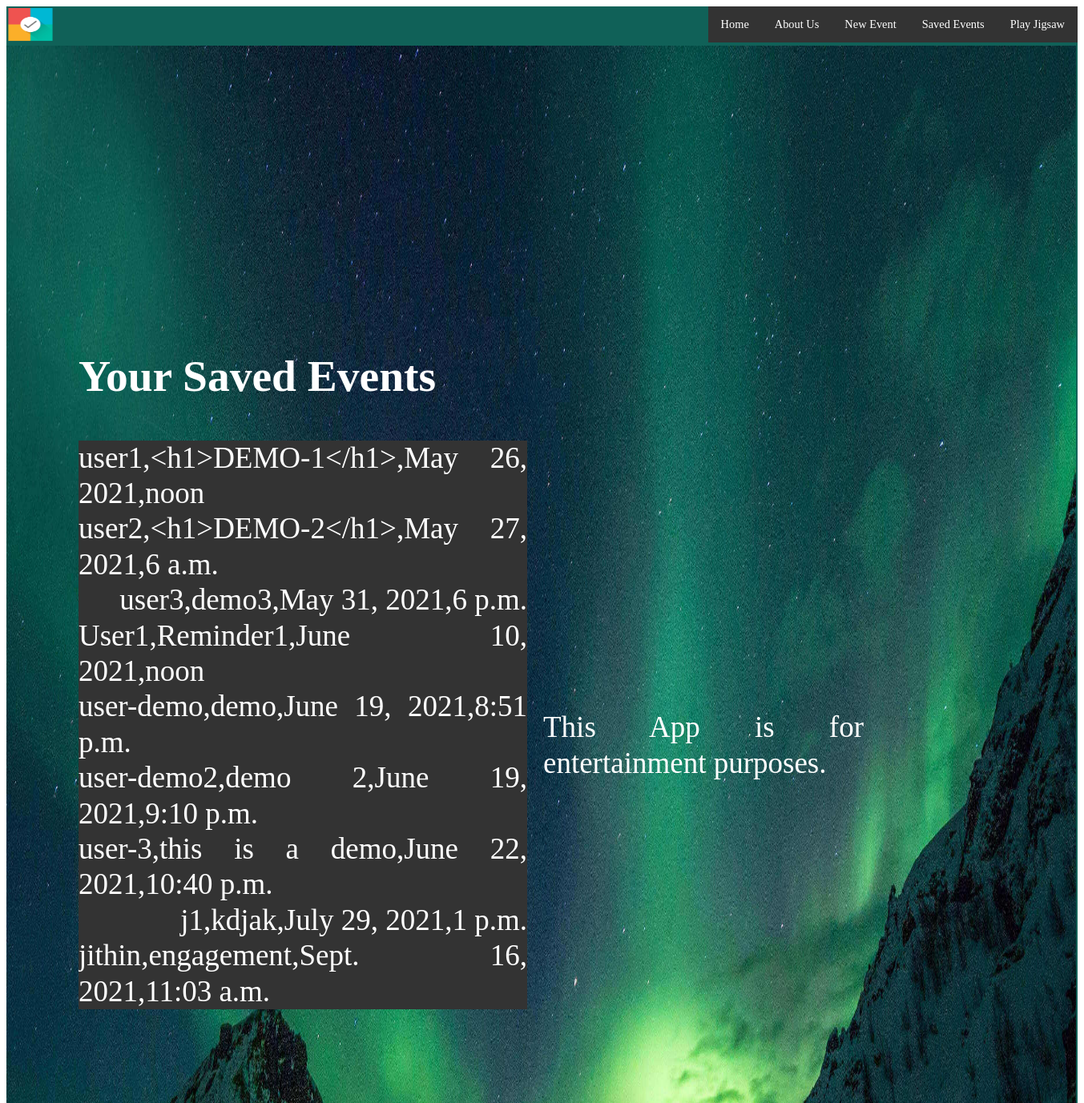
/events/ (upper part), run on an earlier commit of the app's database.
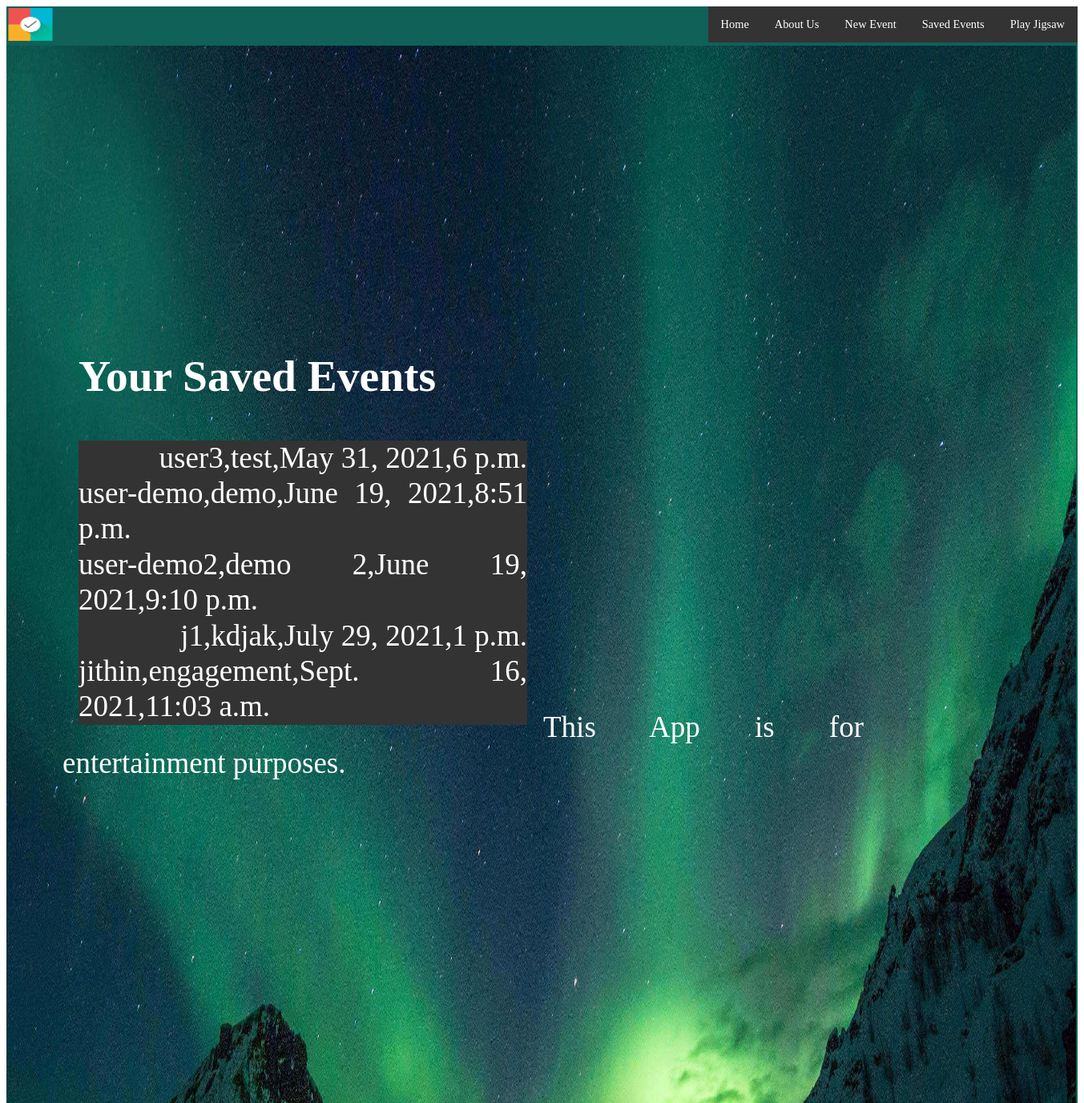
And on a later commit of the database.
### events/models.py (models this page shows, shortened)
class Event(models.Model):
    user_name = models.CharField(default='username',max_length=100,primary_key=True)
    event_desc = models.TextField(max_length=200)
    event_date = models.DateField(default=date.today())
    event_time = models.TimeField(default=datetime.time(datetime.now()))

### events/views.py (the view)
# urls.py: path('events/', views.all_events, name='show-events'),
def all_events(request):
    different_base =  "base.html"
    event_list = Event.objects.all()
    return render(request, 'events/event_list.html',{'event_list':event_list}, {'different_base': different_base})

### events/templates/events/event_list.html (shortened to what this page needs)
{% extends "base.html" %}
{% block content %}
    <h1>Your Saved Events</h1>
    <ul>
       {% for event in event_list %}
        <li>{{ event.user_name }},{{event.event_desc}},{{event.event_date}},{{event.event_time}}</li>
        <br>
    {% endfor %}
    </ul>
{% endblock content %}

### rem_app/templates/base.html (shortened to what this page needs)
{% load static %}
<!doctype html>
<html>
<head>
<link href="{% static 'main.css' %}" rel="stylesheet" type="text/css">
</head>
<body>
  <div id="wrapper">
    <header id="header">
      <div id="logo">
        <img src="{% static 'logo.jpeg' %}", width="60px", height="45px"  alt=""/>
      </div>
      <div>
        <nav id="nav">
          <ul>
            <li><a href="/jigsaw">Play Jigsaw</a></li>
            <li><a href="/events">Saved Events</a></li>
            <li><a href="/addevent">New Event</a></li>
            <li><a>About Us</a></li>
            <li><a>Home</a></li>
          </ul>
          </nav>
          <div class="top_banner">
            <img src="{% static 'tb_1.jpg' %}", width="1335px" height="2300px"  >
            <div class="top_banner_content">
              <section id="main">
                {% block content %}{% endblock content %}
              </section>
              <br><br><br><br><br><br><br><br><br><br><br>
              <p>This App is for entertainment purposes.</p>
            </div>
          </div>
        </div>
    </header>
  </div>
</body>
</html>

### rem_app/static/main.css (style rules this page uses)
#wrapper { margin-left: auto; margin-right: auto; background-color:#106158; background-size: auto; width: auto; }
body { background-color:white; background-size: 100%; font-family: Georgia, 'Times New Roman', Times, serif; font-size: 0.9em; text-align: justify; color: #474747; width:auto; }
nav { float:right; }
ul { list-style-type: none; margin: 0; padding: 0; overflow: hidden; background-color: #333; }
li { float:right; }
li a { display: block; color: white; text-align: center; padding: 14px 16px; text-decoration: none; }
#main { width: 560px; float: left; margin-left: 20px; margin-right: 10px; padding-right: 10px; margin-top: 30px; }
#logo { float: left; }
.top_banner { position: relative; width: 1000px; object-fit: cover; }
.top_banner_content { position: absolute; width: 100%; top: 15%; font-size: 37px; color: #fff; line-height: 1.2; padding-left: 7%; }

What changed in the data, as far as the page shows it:
removed Event: user_name "user1", event_desc "<h1>DEMO-1</h1>", event_date "May 26, 2021", event_time "noon"
removed Event: user_name "user2", event_desc "<h1>DEMO-2</h1>", event_date "May 27, 2021", event_time "6 a.m."
removed Event: user_name "User1", event_desc "Reminder1", event_date "June 10, 2021", event_time "noon"
removed Event: user_name "user-3", event_desc "this is a demo", event_date "June 22, 2021", event_time "10:40 p.m."
changed Event "user3": event_desc "demo3" → "test"
